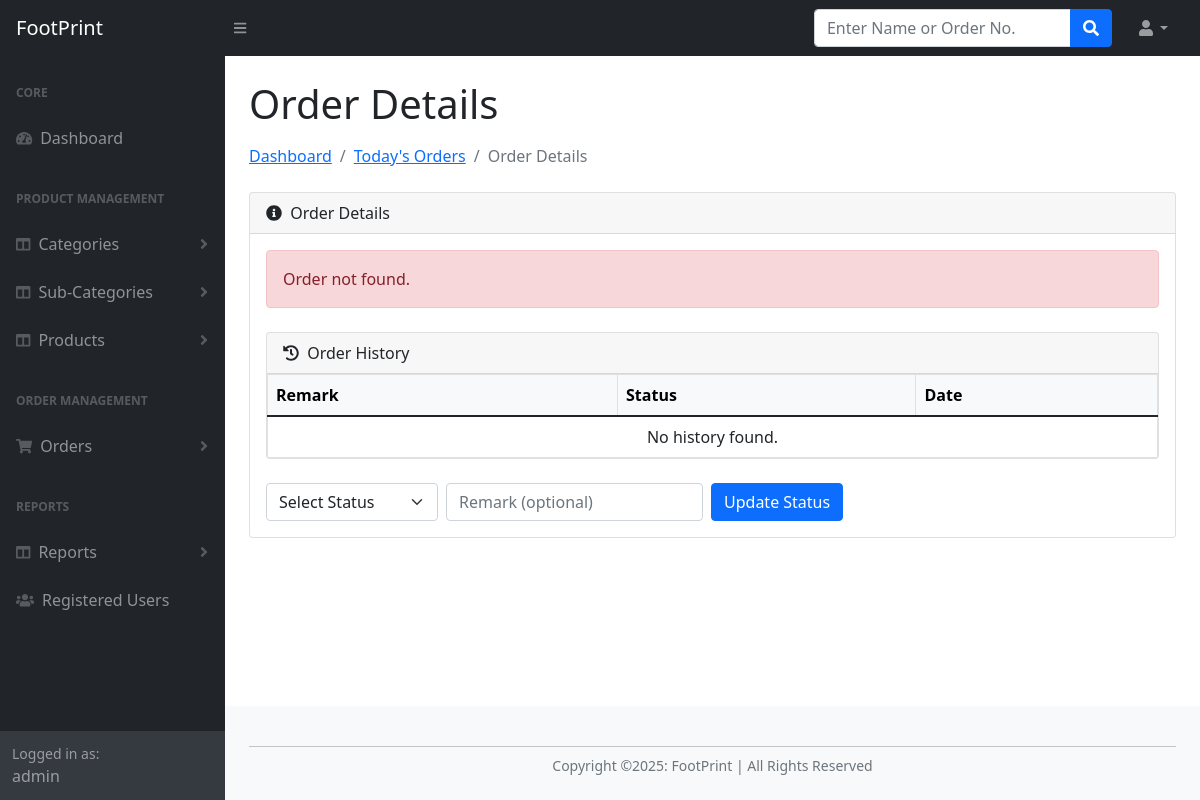
The app's page /admin/order-details.php (signed in), older data.
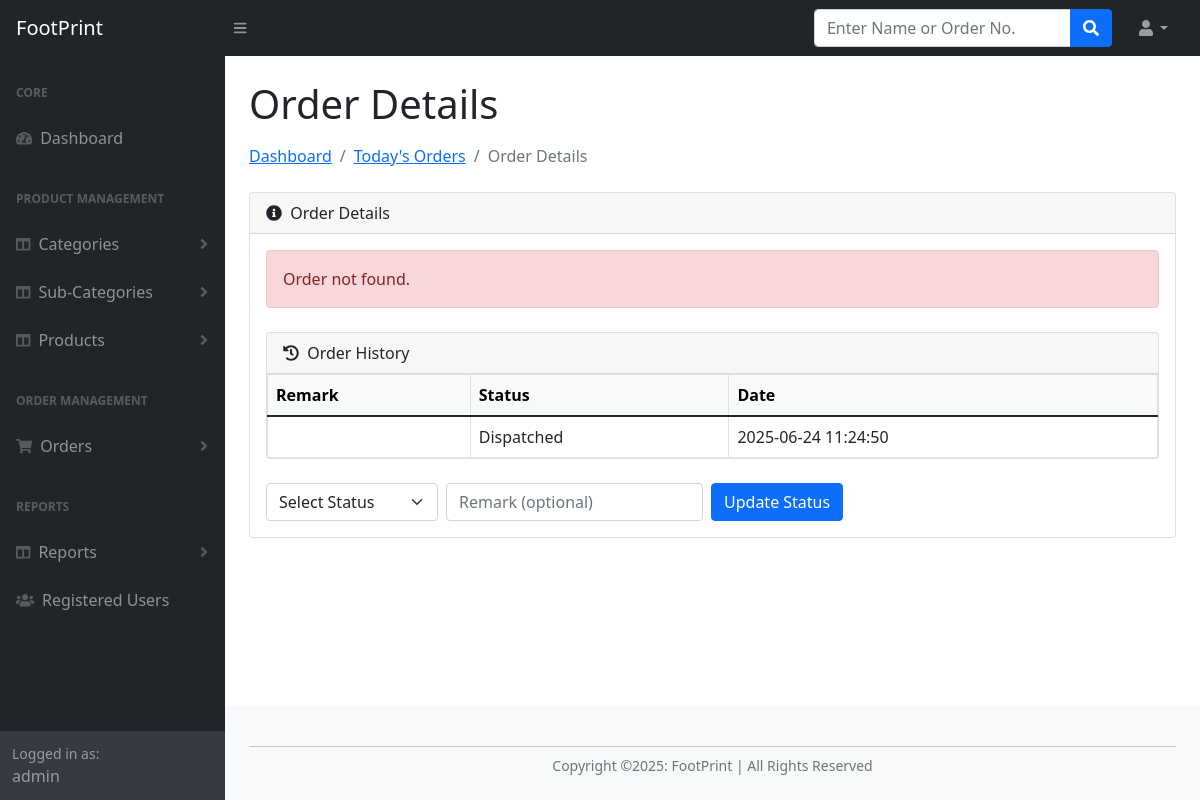
The same page, newer data.
### tables this page shows
CREATE TABLE `ordertrackhistory` (
  `id` int(11) NOT NULL,
  `orderId` int(11) DEFAULT NULL,
  `status` varchar(255) DEFAULT NULL,
  `remark` mediumtext DEFAULT NULL,
  `postingDate` timestamp NOT NULL DEFAULT current_timestamp()
);

### admin/order-details.php (the view, shortened to what the changed rows need)
<?php
include_once('includes/config.php');
$orderid = isset($_GET['oid']) ? intval($_GET['oid']) : (isset($_GET['orderid']) ? intval($_GET['orderid']) : 0);
?>
<!DOCTYPE html>
<html lang="en">
<head>
    <link href="https://cdn.jsdelivr.net/npm/simple-datatables@latest/dist/style.css" rel="stylesheet" />
    <link href="css/styles.css" rel="stylesheet" />
</head>
<body class="sb-nav-fixed">
<div id="layoutSidenav">
    <div id="layoutSidenav_content">
        <main>
            <div class="container-fluid px-4">
                <h1 class="mt-4 mb-3">Order Details</h1>
                <div class="card mb-4">
                    <div class="card-body">
                        <div class="card mt-4">
                            <div class="card-body p-0">
                                <div class="table-responsive">
                                    <table class="table table-bordered mb-0">
                                        <thead class="table-light">
	<tr>
		<th>Remark</th>
		<th>Status</th>
		<th>Date</th>
	</tr>
                                        </thead>
                                        <tbody>
                                        <?php
                                        $ret = mysqli_query($con, "SELECT * FROM ordertrackhistory WHERE orderId='$orderid'");
                                        $count = mysqli_num_rows($ret);
                                        if($count>0) {
                                            while($rowh = mysqli_fetch_array($ret)) {
                                        ?>
                                            <tr>
                                                <td><?php echo htmlentities($rowh['remark']); ?></td>
                                                <td><?php echo htmlentities($rowh['status']); ?></td>
                                                <td><?php echo htmlentities($rowh['postingDate']); ?></td>
    </tr>
                                        <?php } } else { ?>
                                            <tr><td colspan="3" class="text-center">No history found.</td></tr>
                                        <?php } ?>
                                        </tbody>
										</table>
                                </div>
                            </div>
                        </div>
							</div>
							</div>
						</div>
        </main>

Row changes from the older to the newer data that the page shows:
added ordertrackhistory: status "Dispatched", postingDate "2025-06-24 11:24:50"
Text that changed along with them:
text no longer shown: "No history found."
